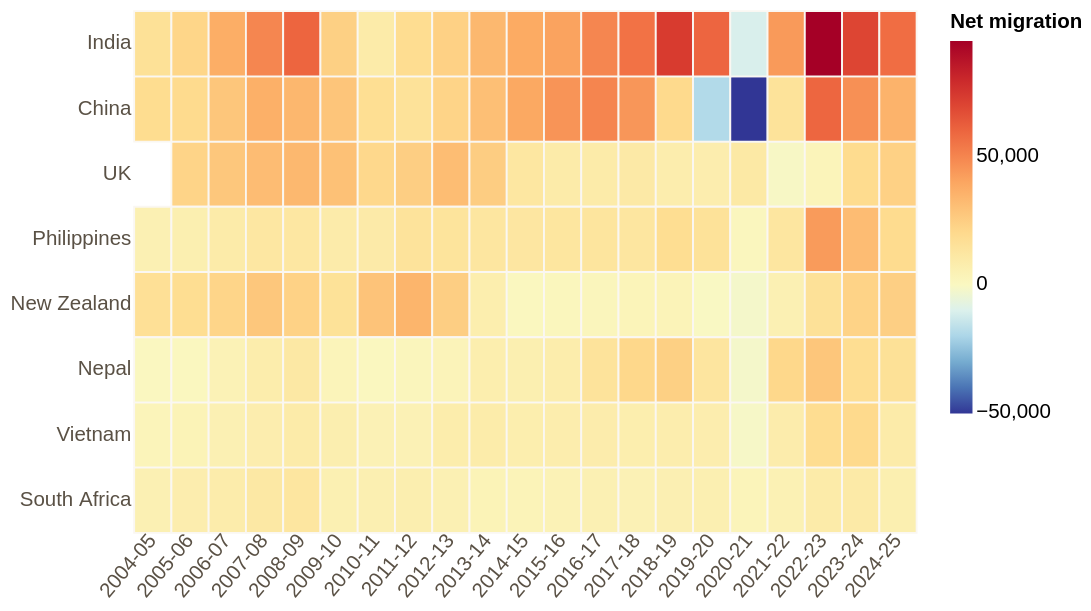

Source (Vega-Lite JSON):
### Vega-Lite specification from a JSON file in a GitHub repository (floating-point values rounded to 4 significant figures; data arrays with more than 128 entries replaced by an {"elided": "..."} marker saying what was removed)
{"$schema": "https://vega.github.io/schema/vega-lite/v5.json", "description": "Heatmap of net overseas migration for the top 8 source countries, 2004-05 to 2024-25.", "width": "container", "height": 280, "background": "transparent", "config": {"view": {"stroke": null}, "axis": {"labelFont": "Inter Tight, sans-serif", "titleFont": "Inter Tight, sans-serif", "labelFontSize": 11, "titleFontSize": 12, "labelColor": "#5a5145", "titleColor": "#2a2a2a", "grid": false, "domain": false, "ticks": false}, "legend": {"labelFont": "Inter Tight, sans-serif", "titleFont": "Inter Tight, sans-serif", "labelFontSize": 11, "titleFontSize": 11, "orient": "right", "gradientThickness": 12, "gradientLength": 200}, "font": "Inter Tight, sans-serif"}, "data": {"values": {"elided": "167 records"}}, "transform": [{"calculate": "datum.year + '-' + slice(toString(datum.year + 1), 2, 4)", "as": "fy"}], "mark": {"type": "rect", "strokeWidth": 1, "stroke": "#faf7f2"}, "encoding": {"x": {"field": "year", "type": "ordinal", "axis": {"title": null, "labelExpr": "datum.value + '-' + slice(toString(datum.value + 1), 2, 4)", "labelAngle": -50, "orient": "bottom"}}, "y": {"field": "country", "type": "nominal", "sort": {"op": "sum", "field": "value", "order": "descending"}, "axis": {"title": null}}, "color": {"field": "value", "type": "quantitative", "scale": {"scheme": "redyellowblue", "reverse": true, "domainMid": 0}, "legend": {"title": "Net migration"}}, "tooltip": [{"field": "country", "type": "nominal", "title": "Country"}, {"field": "fy", "type": "nominal", "title": "Year"}, {"field": "value", "type": "quantitative", "title": "Net migration", "format": ","}]}}
